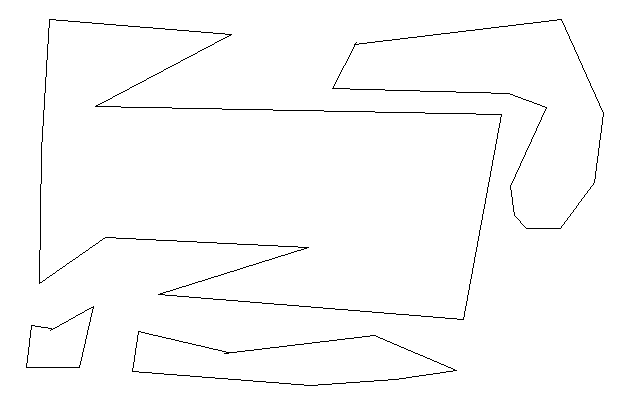
#> input picture resources/polygonsDrawedThin.png, 640 x 400 px
$ python main.py
#> lines starting #> are read from the running program, lines starting #| are printed output that depends on the picture; after the words box and inside, x2 and y2 are one past the last pixel; in counts of white or black regions, pixels touching at a corner belong together
### MapsTest/snippets.py
import cv2


def waitEnter():
    while True:
        key = cv2.waitKey()
        if key == 1048586:
            break


### main.py
import cv2
import numpy as np
from snippets import waitEnter

# img = cv2.imread('resources/polygonsDrawedBold.png')
# img = cv2.imread('resources/map_s.png')
img = cv2.imread('resources/polygonsDrawedThin.png')
#> img is the input picture: shape (400, 640, 3); 98.6% white; black in thin lines or dots, all inside (x1, y1, x2, y2) = (26, 19, 604, 386)
imgGray = cv2.cvtColor(img, cv2.COLOR_RGB2GRAY)

edges = cv2.Canny(img, 150, 250)
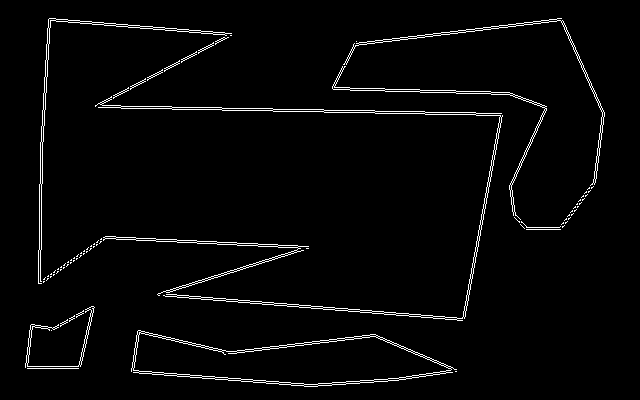
#> edges: shape (400, 640); 2.8% white in thin lines or dots, all inside (x1, y1, x2, y2) = (25, 18, 605, 387)
cv2.imshow('name', edges)
waitEnter()
#> (key Esc is pressed here)
cv2.destroyWindow('name')

edgesToDraw = cv2.cvtColor(edges, cv2.COLOR_GRAY2RGB)

lines = cv2.HoughLinesP(edges.copy(), 1, np.pi / 180, 3, minLineLength=30, maxLineGap=10)
for x1, y1, x2, y2 in lines[0]:
    cv2.line(edgesToDraw, (x1, y1), (x2, y2), (0, 255, 0), 2)

cv2.imshow('houghlines', edgesToDraw)
waitEnter()

cv2.destroyAllWindows()

$ run again, with resources/polygonsDrawedBold.png copied over resources/polygonsDrawedThin.png
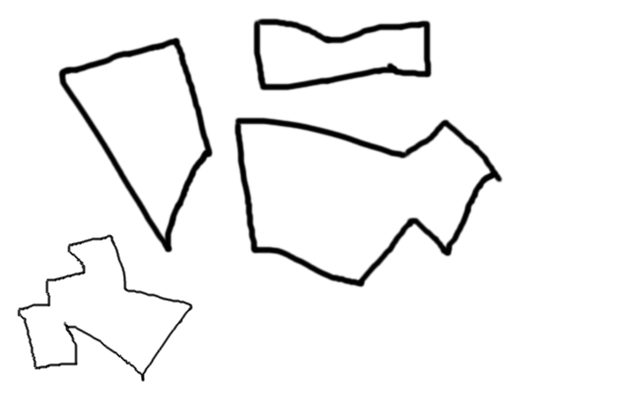
#> input picture resources/polygonsDrawedBold.png, 640 x 400 px
#> img is the input picture: shape (400, 640, 3); min 0, max 255, mean 243.5
#> `edges = cv2.Canny(img, 150, 250)`:
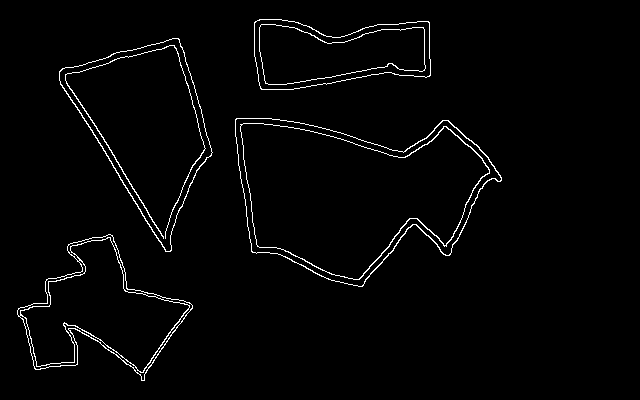
#> edges: shape (400, 640); 2.1% white in thin lines or dots, all inside (x1, y1, x2, y2) = (17, 19, 502, 381)
